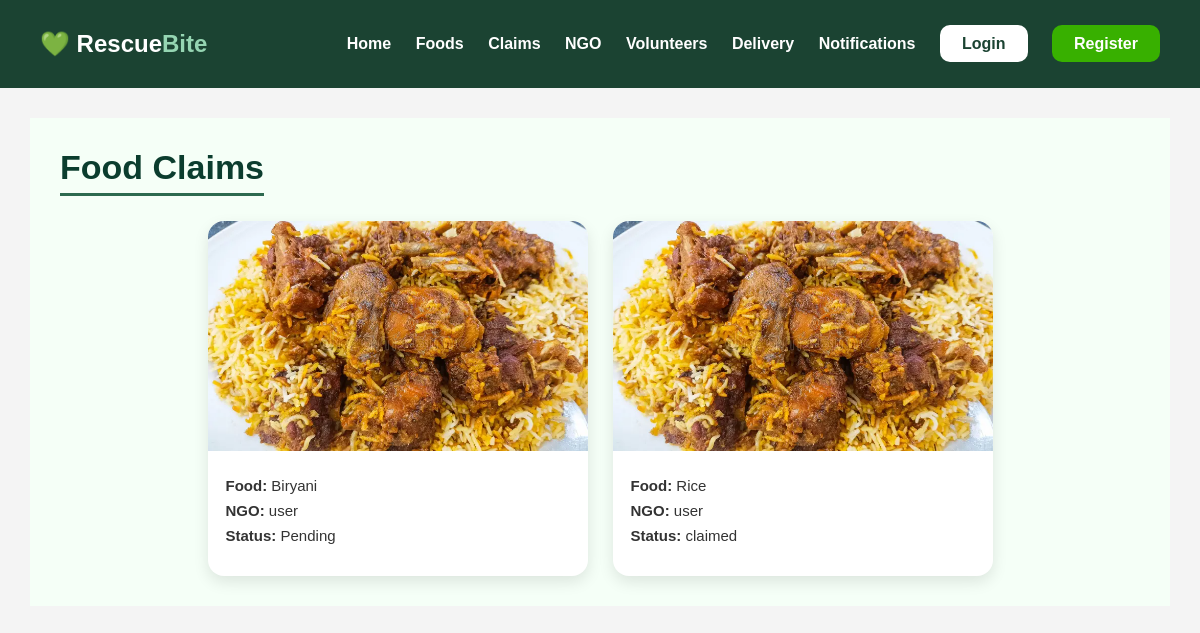
The app's page /donation/claims/, older data.
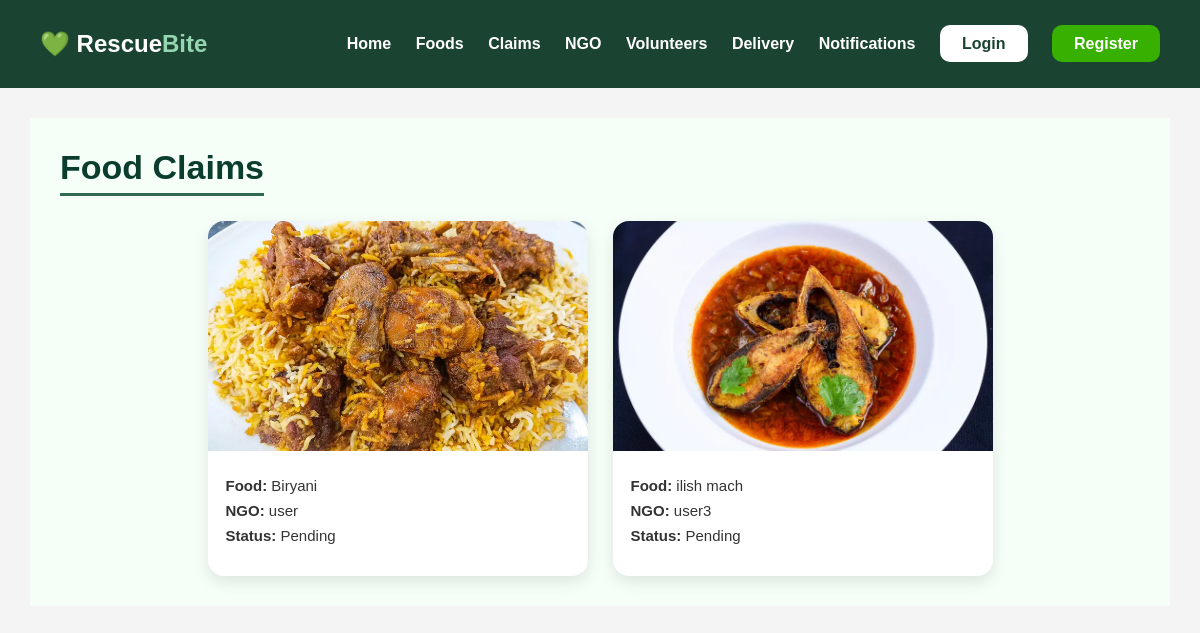
The same page, newer data.
### donation/models.py (models this page shows, shortened)
class Claim(models.Model):
    food = models.ForeignKey(FoodItem,
                             on_delete=models.CASCADE)
    ngo = models.ForeignKey(User,
                            on_delete=models.CASCADE)
    status = models.CharField(max_length=50,
                              default='Pending')

class FoodItem(models.Model):
    restaurant = models.ForeignKey(User, on_delete=models.CASCADE)
    food_name = models.CharField(max_length=100)
    quantity = models.IntegerField()
    status = models.CharField(max_length=50, default='Available')
    expiry_date = models.DateField(null=True, blank=True)
    image = models.ImageField(upload_to='food_images/', null=True, blank=True)

### donation/views.py (the view)
def claim_list(request):
    claims = Claim.objects.all()
    return render(request,
                  'donation/claim_list.html',
                  {'claims': claims})

### donation/templates/donation/claim_list.html (shortened to what this page needs)
{% extends 'base.html' %}
{% load static %}
{% block content %}
<div class="claim-page">
    <div class="claim-header">
    <h2 class="claim-title">
        Food Claims
    </h2>
    </div>
    <div class="claim-grid">
        {% for claim in claims %}
        <div class="claim-card">
            <div class="claim-img">
                {% if claim.food.image %}
                    <img src="{{ claim.food.image.url }}" alt="Food Image">
                {% else %}
                    <img src="{% static 'images/foodpic1.jpg' %}" alt="Default Food">
                {% endif %}
            </div>
            <div class="claim-content">
                <p>
                    <b>Food:</b> {{ claim.food.food_name }}
                </p>
                <p>
                    <b>NGO:</b> {{ claim.ngo.username }}
                </p>
                <p>
                    <b>Status:</b> {{ claim.status }}
                </p>
            </div>
        </div>
        {% empty %}
        <p style="text-align:center;">
            No claims available.
        </p>
        {% endfor %}
    </div>
</div>
{% endblock %}

Row changes from the older to the newer data that the page shows:
removed Claim: food.food_name "Rice", ngo.username "user", status "claimed"
added Claim: food.image (picture), food.food_name "ilish mach", ngo.username "user3", status "Pending"
